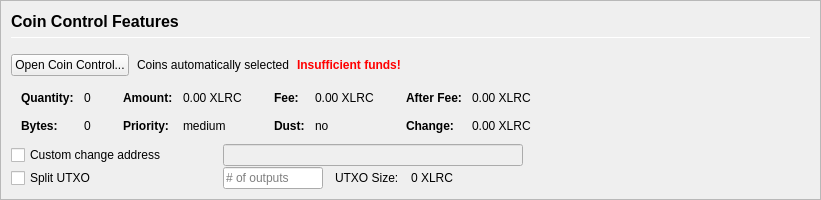
         <widget class="QFrame" name="frameCoinControl">
          <property name="sizePolicy">
           <sizepolicy hsizetype="Expanding" vsizetype="Expanding">
            <horstretch>0</horstretch>
            <verstretch>0</verstretch>
           </sizepolicy>
          </property>
          <property name="maximumSize">
           <size>
            <width>16777215</width>
            <height>16777215</height>
           </size>
          </property>
          <property name="frameShape">
           <enum>QFrame::StyledPanel</enum>
          </property>
          <property name="frameShadow">
           <enum>QFrame::Sunken</enum>
          </property>
          <layout class="QVBoxLayout" name="verticalLayoutCoinControl2">
           <property name="spacing">
            <number>0</number>
           </property>
           <property name="leftMargin">
            <number>0</number>
           </property>
           <property name="topMargin">
            <number>0</number>
           </property>
           <property name="rightMargin">
            <number>0</number>
           </property>
           <property name="bottomMargin">
            <number>0</number>
           </property>
           <item>
            <widget class="QFrame" name="frameCoinControl_BG">
             <layout class="QVBoxLayout" name="verticalLayoutCoinControl" stretch="0,0,0,0,0,0">
              <property name="spacing">
               <number>1</number>
              </property>
              <property name="leftMargin">
               <number>10</number>
              </property>
              <property name="topMargin">
               <number>10</number>
              </property>
              <item>
               <layout class="QHBoxLayout" name="horizontalLayoutCoinControl1">
                <property name="bottomMargin">
                 <number>15</number>
                </property>
                <item>
                 <layout class="QVBoxLayout" name="verticalLayout_3">
                  <property name="spacing">
                   <number>6</number>
                  </property>
                  <item>
                   <widget class="QLabel" name="labelCoinControlFeatures">
                    <property name="sizePolicy">
                     <sizepolicy hsizetype="Preferred" vsizetype="Maximum">
                      <horstretch>0</horstretch>
                      <verstretch>0</verstretch>
                     </sizepolicy>
                    </property>
                    <property name="minimumSize">
                     <size>
                      <width>0</width>
                      <height>20</height>
                     </size>
                    </property>
                    <property name="font">
                     <font>
                      <pointsize>12</pointsize>
                      <weight>75</weight>
                      <bold>true</bold>
                     </font>
                    </property>
                    <property name="styleSheet">
                     <string notr="true">font-weight:bold;</string>
                    </property>
                    <property name="text">
                     <string>Coin Control Features</string>
                    </property>
                   </widget>
                  </item>
                  <item>
                   <widget class="Line" name="line">
                    <property name="minimumSize">
                     <size>
                      <width>0</width>
                      <height>1</height>
                     </size>
                    </property>
                    <property name="maximumSize">
                     <size>
                      <width>16777215</width>
                      <height>1</height>
                     </size>
                    </property>
                    <property name="orientation">
                     <enum>Qt::Horizontal</enum>
                    </property>
                   </widget>
                  </item>
                 </layout>
                </item>
               </layout>
              </item>
              <item>
               <layout class="QHBoxLayout" name="horizontalLayoutCoinControl2" stretch="0,0,0,0">
                <property name="spacing">
                 <number>8</number>
                </property>
                <property name="bottomMargin">
                 <number>10</number>
                </property>
                <item>
                 <widget class="QPushButton" name="pushButtonCoinControl">
                  <property name="styleSheet">
                   <string notr="true"/>
                  </property>
                  <property name="text">
                   <string>Open Coin Control...</string>
                  </property>
                  <property name="autoDefault">
                   <bool>false</bool>
                  </property>
                 </widget>
                </item>
                <item>
                 <widget class="QLabel" name="labelCoinControlAutomaticallySelected">
                  <property name="text">
                   <string>Coins automatically selected</string>
                  </property>
                  <property name="margin">
                   <number>5</number>
                  </property>
                 </widget>
                </item>
                <item>
                 <widget class="QLabel" name="labelCoinControlInsuffFunds">
                  <property name="font">
                   <font>
                    <weight>75</weight>
                    <bold>true</bold>
                   </font>
                  </property>
                  <property name="styleSheet">
                   <string notr="true">color:red;font-weight:bold;</string>
                  </property>
                  <property name="text">
                   <string>Insufficient funds!</string>
                  </property>
                  <property name="margin">
                   <number>5</number>
                  </property>
                 </widget>
                </item>
                <item>
                 <spacer name="horizontalSpacerCoinControl">
                  <property name="orientation">
                   <enum>Qt::Horizontal</enum>
                  </property>
                  <property name="sizeHint" stdset="0">
                   <size>
                    <width>40</width>
                    <height>1</height>
                   </size>
                  </property>
                 </spacer>
                </item>
               </layout>
              </item>
              <item>
               <widget class="QWidget" name="widgetCoinControl" native="true">
                <property name="sizePolicy">
                 <sizepolicy hsizetype="Preferred" vsizetype="Preferred">
                  <horstretch>0</horstretch>
                  <verstretch>0</verstretch>
                 </sizepolicy>
                </property>
                <property name="minimumSize">
                 <size>
                  <width>0</width>
                  <height>0</height>
                 </size>
                </property>
                <property name="styleSheet">
                 <string notr="true"/>
                </property>
                <layout class="QHBoxLayout" name="horizontalLayoutCoinControl5">
                 <property name="leftMargin">
                  <number>0</number>
                 </property>
                 <property name="topMargin">
                  <number>0</number>
                 </property>
                 <property name="rightMargin">
                  <number>0</number>
                 </property>
                 <property name="bottomMargin">
                  <number>0</number>
                 </property>
                 <item>
                  <layout class="QHBoxLayout" name="horizontalLayoutCoinControl3" stretch="0,0,0,1">
                   <property name="spacing">
                    <number>20</number>
                   </property>
                   <property name="topMargin">
                    <number>0</number>
                   </property>
                   <property name="bottomMargin">
                    <number>10</number>
                   </property>
                   <item>
                    <layout class="QFormLayout" name="formLayoutCoinControl1">
                     <property name="horizontalSpacing">
                      <number>10</number>
                     </property>
                     <property name="verticalSpacing">
                      <number>14</number>
                     </property>
                     <property name="leftMargin">
                      <number>10</number>
                     </property>
                     <property name="topMargin">
                      <number>4</number>
                     </property>
                     <property name="rightMargin">
                      <number>6</number>
                     </property>
                     <item row="0" column="0">
                      <widget class="QLabel" name="labelCoinControlQuantityText">
                       <property name="font">
                        <font>
                         <weight>75</weight>
                         <bold>true</bold>
                        </font>
                       </property>
                       <property name="text">
                        <string>Quantity:</string>
                       </property>
                       <property name="margin">
                        <number>0</number>
                       </property>
                      </widget>
                     </item>
                     <item row="0" column="1">
                      <widget class="QLabel" name="labelCoinControlQuantity">
                       <property name="cursor">
                        <cursorShape>IBeamCursor</cursorShape>
                       </property>
                       <property name="contextMenuPolicy">
                        <enum>Qt::ActionsContextMenu</enum>
                       </property>
                       <property name="text">
                        <string notr="true">0</string>
                       </property>
                       <property name="margin">
                        <number>0</number>
                       </property>
                       <property name="textInteractionFlags">
                        <set>Qt::LinksAccessibleByMouse|Qt::TextSelectableByKeyboard|Qt::TextSelectableByMouse</set>
                       </property>
                      </widget>
                     </item>
                     <item row="1" column="0">
                      <widget class="QLabel" name="labelCoinControlBytesText">
                       <property name="font">
                        <font>
                         <weight>75</weight>
                         <bold>true</bold>
                        </font>
                       </property>
                       <property name="text">
                        <string>Bytes:</string>
                       </property>
                      </widget>
                     </item>
                     <item row="1" column="1">
                      <widget class="QLabel" name="labelCoinControlBytes">
                       <property name="cursor">
                        <cursorShape>IBeamCursor</cursorShape>
                       </property>
                       <property name="contextMenuPolicy">
                        <enum>Qt::ActionsContextMenu</enum>
                       </property>
                       <property name="text">
                        <string notr="true">0</string>
                       </property>
                       <property name="textInteractionFlags">
                        <set>Qt::LinksAccessibleByMouse|Qt::TextSelectableByKeyboard|Qt::TextSelectableByMouse</set>
                       </property>
                      </widget>
                     </item>
                    </layout>
                   </item>
                   <item>
                    <layout class="QFormLayout" name="formLayoutCoinControl2">
                     <property name="horizontalSpacing">
                      <number>10</number>
                     </property>
                     <property name="verticalSpacing">
                      <number>14</number>
                     </property>
                     <property name="leftMargin">
                      <number>6</number>
                     </property>
                     <property name="topMargin">
                      <number>4</number>
                     </property>
                     <property name="rightMargin">
                      <number>6</number>
                     </property>
                     <item row="0" column="0">
                      <widget class="QLabel" name="labelCoinControlAmountText">
                       <property name="font">
                        <font>
                         <weight>75</weight>
                         <bold>true</bold>
                        </font>
                       </property>
                       <property name="text">
                        <string>Amount:</string>
                       </property>
                       <property name="margin">
                        <number>0</number>
                       </property>
                      </widget>
                     </item>
                     <item row="0" column="1">
                      <widget class="QLabel" name="labelCoinControlAmount">
                       <property name="cursor">
                        <cursorShape>IBeamCursor</cursorShape>
                       </property>
                       <property name="contextMenuPolicy">
                        <enum>Qt::ActionsContextMenu</enum>
                       </property>
                       <property name="text">
                        <string notr="true">0.00 XLRC</string>
                       </property>
                       <property name="textInteractionFlags">
                        <set>Qt::LinksAccessibleByMouse|Qt::TextSelectableByKeyboard|Qt::TextSelectableByMouse</set>
                       </property>
                      </widget>
                     </item>
                     <item row="1" column="0">
                      <widget class="QLabel" name="labelCoinControlPriorityText">
                       <property name="font">
                        <font>
                         <weight>75</weight>
                         <bold>true</bold>
                        </font>
                       </property>
                       <property name="text">
                        <string>Priority:</string>
                       </property>
                      </widget>
                     </item>
                     <item row="1" column="1">
                      <widget class="QLabel" name="labelCoinControlPriority">
                       <property name="cursor">
                        <cursorShape>IBeamCursor</cursorShape>
                       </property>
                       <property name="contextMenuPolicy">
                        <enum>Qt::ActionsContextMenu</enum>
                       </property>
                       <property name="text">
                        <string>medium</string>
                       </property>
                       <property name="textInteractionFlags">
                        <set>Qt::LinksAccessibleByMouse|Qt::TextSelectableByKeyboard|Qt::TextSelectableByMouse</set>
                       </property>
                      </widget>
                     </item>
                    </layout>
                   </item>
                   <item>
                    <layout class="QFormLayout" name="formLayoutCoinControl3">
                     <property name="horizontalSpacing">
                      <number>10</number>
                     </property>
                     <property name="verticalSpacing">
                      <number>14</number>
                     </property>
                     <property name="leftMargin">
                      <number>6</number>
                     </property>
                     <property name="topMargin">
                      <number>4</number>
                     </property>
                     <property name="rightMargin">
                      <number>6</number>
                     </property>
                     <item row="0" column="0">
                      <widget class="QLabel" name="labelCoinControlFeeText">
                       <property name="font">
                        <font>
                         <weight>75</weight>
                         <bold>true</bold>
                        </font>
                       </property>
                       <property name="text">
                        <string>Fee:</string>
                       </property>
                       <property name="margin">
                        <number>0</number>
                       </property>
                      </widget>
                     </item>
                     <item row="0" column="1">
                      <widget class="QLabel" name="labelCoinControlFee">
                       <property name="cursor">
                        <cursorShape>IBeamCursor</cursorShape>
                       </property>
                       <property name="contextMenuPolicy">
                        <enum>Qt::ActionsContextMenu</enum>
                       </property>
                       <property name="text">
                        <string notr="true">0.00 XLRC</string>
                       </property>
                       <property name="textInteractionFlags">
                        <set>Qt::LinksAccessibleByMouse|Qt::TextSelectableByKeyboard|Qt::TextSelectableByMouse</set>
                       </property>
                      </widget>
                     </item>
                     <item row="1" column="0">
                      <widget class="QLabel" name="labelCoinControlLowOutputText">
                       <property name="font">
                        <font>
                         <weight>75</weight>
                         <bold>true</bold>
                        </font>
                       </property>
                       <property name="text">
                        <string>Dust:</string>
                       </property>
                      </widget>
                     </item>
                     <item row="1" column="1">
                      <widget class="QLabel" name="labelCoinControlLowOutput">
                       <property name="cursor">
                        <cursorShape>IBeamCursor</cursorShape>
                       </property>
                       <property name="contextMenuPolicy">
                        <enum>Qt::ActionsContextMenu</enum>
                       </property>
                       <property name="text">
                        <string>no</string>
                       </property>
                       <property name="textInteractionFlags">
                        <set>Qt::LinksAccessibleByMouse|Qt::TextSelectableByKeyboard|Qt::TextSelectableByMouse</set>
                       </property>
                      </widget>
                     </item>
                    </layout>
                   </item>
                   <item>
                    <layout class="QFormLayout" name="formLayoutCoinControl4">
                     <property name="horizontalSpacing">
                      <number>10</number>
                     </property>
                     <property name="verticalSpacing">
                      <number>14</number>
                     </property>
                     <property name="leftMargin">
                      <number>6</number>
                     </property>
                     <property name="topMargin">
                      <number>4</number>
                     </property>
                     <property name="rightMargin">
                      <number>6</number>
                     </property>
                     <item row="0" column="0">
                      <widget class="QLabel" name="labelCoinControlAfterFeeText">
                       <property name="font">
                        <font>
                         <weight>75</weight>
                         <bold>true</bold>
                        </font>
                       </property>
                       <property name="text">
                        <string>After Fee:</string>
                       </property>
                       <property name="margin">
                        <number>0</number>
                       </property>
                      </widget>
                     </item>
                     <item row="0" column="1">
                      <widget class="QLabel" name="labelCoinControlAfterFee">
                       <property name="cursor">
                        <cursorShape>IBeamCursor</cursorShape>
                       </property>
                       <property name="contextMenuPolicy">
                        <enum>Qt::ActionsContextMenu</enum>
                       </property>
                       <property name="text">
                        <string notr="true">0.00 XLRC</string>
                       </property>
                       <property name="textInteractionFlags">
                        <set>Qt::LinksAccessibleByMouse|Qt::TextSelectableByKeyboard|Qt::TextSelectableByMouse</set>
                       </property>
                      </widget>
                     </item>
                     <item row="1" column="0">
                      <widget class="QLabel" name="labelCoinControlChangeText">
                       <property name="font">
                        <font>
                         <weight>75</weight>
                         <bold>true</bold>
                        </font>
                       </property>
                       <property name="text">
                        <string>Change:</string>
                       </property>
                      </widget>
                     </item>
                     <item row="1" column="1">
                      <widget class="QLabel" name="labelCoinControlChange">
                       <property name="cursor">
                        <cursorShape>IBeamCursor</cursorShape>
                       </property>
                       <property name="contextMenuPolicy">
                        <enum>Qt::ActionsContextMenu</enum>
                       </property>
                       <property name="text">
                        <string notr="true">0.00 XLRC</string>
                       </property>
                       <property name="textInteractionFlags">
                        <set>Qt::LinksAccessibleByMouse|Qt::TextSelectableByKeyboard|Qt::TextSelectableByMouse</set>
                       </property>
                      </widget>
                     </item>
                    </layout>
                   </item>
                  </layout>
                 </item>
                </layout>
               </widget>
              </item>
              <item>
               <layout class="QHBoxLayout" name="horizontalLayoutCoinControl4">
                <property name="spacing">
                 <number>12</number>
                </property>
                <property name="sizeConstraint">
                 <enum>QLayout::SetDefaultConstraint</enum>
                </property>
                <property name="topMargin">
                 <number>0</number>
                </property>
                <property name="rightMargin">
                 <number>0</number>
                </property>
                <item>
                 <widget class="QCheckBox" name="checkBoxCoinControlChange">
                  <property name="sizePolicy">
                   <sizepolicy hsizetype="Preferred" vsizetype="Preferred">
                    <horstretch>0</horstretch>
                    <verstretch>0</verstretch>
                   </sizepolicy>
                  </property>
                  <property name="minimumSize">
                   <size>
                    <width>200</width>
                    <height>0</height>
                   </size>
                  </property>
                  <property name="maximumSize">
                   <size>
                    <width>200</width>
                    <height>16777215</height>
                   </size>
                  </property>
                  <property name="toolTip">
                   <string>If this is activated, but the change address is empty or invalid, change will be sent to a newly generated address.</string>
                  </property>
                  <property name="text">
                   <string>Custom change address</string>
                  </property>
                 </widget>
                </item>
                <item>
                 <widget class="QValidatedLineEdit" name="lineEditCoinControlChange">
                  <property name="enabled">
                   <bool>false</bool>
                  </property>
                  <property name="sizePolicy">
                   <sizepolicy hsizetype="Preferred" vsizetype="Preferred">
                    <horstretch>0</horstretch>
                    <verstretch>0</verstretch>
                   </sizepolicy>
                  </property>
                  <property name="minimumSize">
                   <size>
                    <width>300</width>
                    <height>0</height>
                   </size>
                  </property>
                 </widget>
                </item>
                <item>
                 <widget class="QLabel" name="labelCoinControlChangeLabel">
                  <property name="sizePolicy">
                   <sizepolicy hsizetype="Preferred" vsizetype="Preferred">
                    <horstretch>0</horstretch>
                    <verstretch>0</verstretch>
                   </sizepolicy>
                  </property>
                  <property name="minimumSize">
                   <size>
                    <width>100</width>
                    <height>0</height>
                   </size>
                  </property>
                  <property name="text">
                   <string/>
                  </property>
                  <property name="margin">
                   <number>3</number>
                  </property>
                 </widget>
                </item>
               </layout>
              </item>
              <item>
               <layout class="QHBoxLayout" name="horizontalLayoutCoinControl6">
                <property name="spacing">
                 <number>12</number>
                </property>
                <property name="rightMargin">
                 <number>0</number>
                </property>
                <item>
                 <widget class="QCheckBox" name="splitBlockCheckBox">
                  <property name="sizePolicy">
                   <sizepolicy hsizetype="Preferred" vsizetype="Preferred">
                    <horstretch>0</horstretch>
                    <verstretch>0</verstretch>
                   </sizepolicy>
                  </property>
                  <property name="minimumSize">
                   <size>
                    <width>200</width>
                    <height>0</height>
                   </size>
                  </property>
                  <property name="maximumSize">
                   <size>
                    <width>200</width>
                    <height>16777215</height>
                   </size>
                  </property>
                  <property name="text">
                   <string>Split UTXO</string>
                  </property>
                 </widget>
                </item>
                <item>
                 <widget class="QLineEdit" name="splitBlockLineEdit">
                  <property name="sizePolicy">
                   <sizepolicy hsizetype="Preferred" vsizetype="Preferred">
                    <horstretch>50</horstretch>
                    <verstretch>0</verstretch>
                   </sizepolicy>
                  </property>
                  <property name="minimumSize">
                   <size>
                    <width>100</width>
                    <height>0</height>
                   </size>
                  </property>
                  <property name="maximumSize">
                   <size>
                    <width>100</width>
                    <height>16777215</height>
                   </size>
                  </property>
                  <property name="placeholderText">
                   <string># of outputs</string>
                  </property>
                 </widget>
                </item>
                <item>
                 <widget class="QLabel" name="labelBlockSizeText">
                  <property name="text">
                   <string>UTXO Size:</string>
                  </property>
                 </widget>
                </item>
                <item>
                 <widget class="QLabel" name="labelBlockSize">
                  <property name="text">
                   <string>0 XLRC</string>
                  </property>
                 </widget>
                </item>
                <item>
                 <spacer name="horizontalSpacer_7">
                  <property name="orientation">
                   <enum>Qt::Horizontal</enum>
                  </property>
                  <property name="sizeHint" stdset="0">
                   <size>
                    <width>40</width>
                    <height>20</height>
                   </size>
                  </property>
                 </spacer>
                </item>
               </layout>
              </item>
              <item>
               <spacer name="verticalSpacerCoinControl">
                <property name="orientation">
                 <enum>Qt::Vertical</enum>
                </property>
                <property name="sizeHint" stdset="0">
                 <size>
                  <width>800</width>
                  <height>1</height>
                 </size>
                </property>
               </spacer>
              </item>
             </layout>
            </widget>
           </item>
          </layout>
         </widget>
